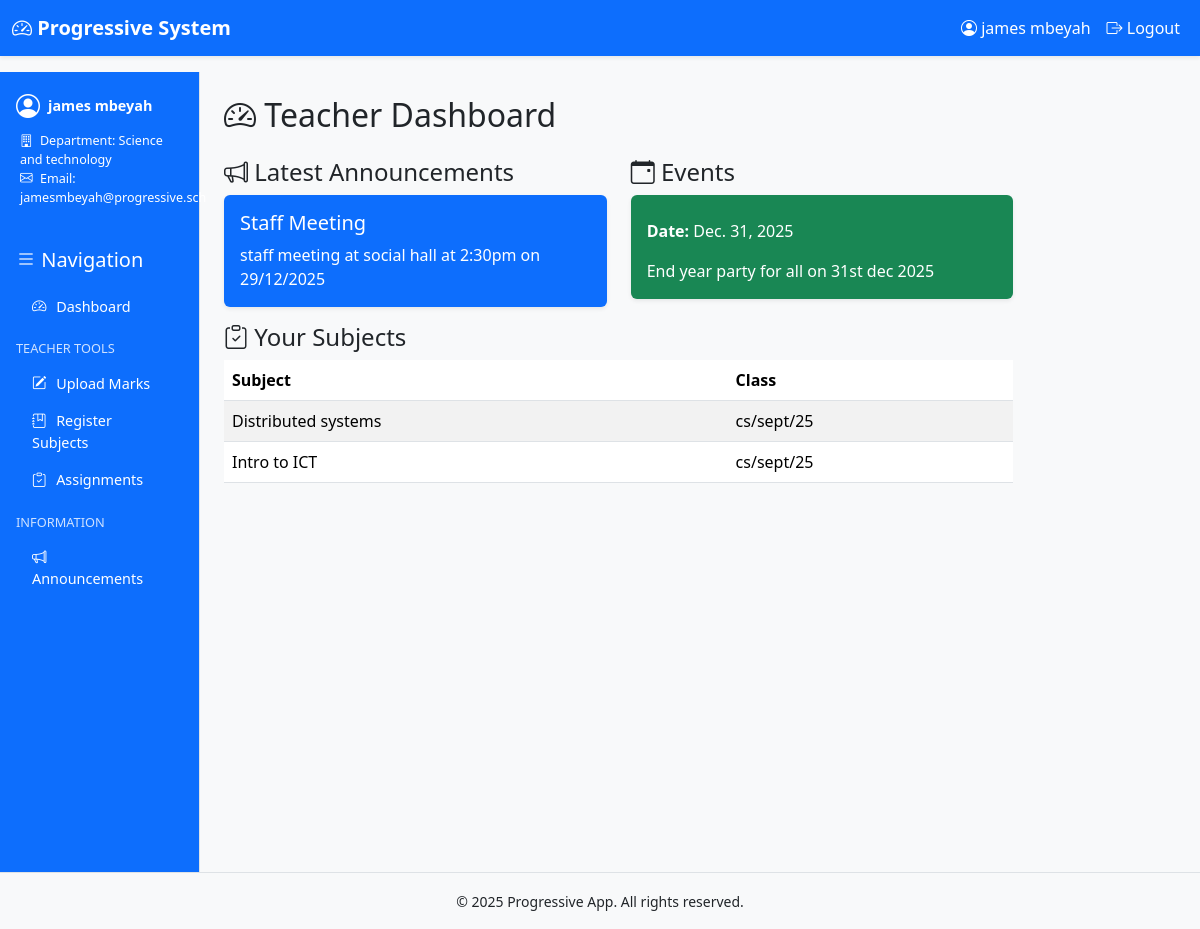
Screenshot of /dashboard/ (signed in) with the database file from the repository.
### progressive_app/models.py (models this page shows, shortened)
class User(AbstractUser):
    ROLE_CHOICES = [
        ("admin", "Admin"),
        ("teacher", "Teacher"),
        ("student", "Student"),
    ]
    role = models.CharField(max_length=20, choices=ROLE_CHOICES)
    admission_number = models.CharField(max_length=20, blank=True, null=True, unique=True)
    department = models.ForeignKey("Department", on_delete=models.SET_NULL, null=True, blank=True)
    course = models.ForeignKey("Course", on_delete=models.SET_NULL, null=True, blank=True)
    school_class = models.ForeignKey("SchoolClass", on_delete=models.SET_NULL, null=True, blank=True)
    semester = models.ForeignKey("Semester", on_delete=models.SET_NULL, null=True, blank=True)

class Department(models.Model):
    name = models.CharField(max_length=100, unique=True)

class Announcement(models.Model):
    VISIBILITY_CHOICES = [
        ("all", "All"),
        ("teacher", "Teacher"),
        ("student", "Student"),
    ]
    title = models.CharField(max_length=200)
    content = models.TextField()
    visibility = models.CharField(max_length=20, choices=VISIBILITY_CHOICES, default="all")
    created_at = models.DateTimeField(auto_now_add=True)

class Event(models.Model):
    VISIBILITY_CHOICES = [
        ("all", "All"),
        ("teacher", "Teacher"),
        ("student", "Student"),
    ]
    title = models.CharField(max_length=200)
    description = models.TextField()
    date = models.DateField()
    visibility = models.CharField(max_length=20, choices=VISIBILITY_CHOICES, default="all")

class TeacherSubject(models.Model):
    teacher = models.ForeignKey(User, on_delete=models.CASCADE, limit_choices_to={"role": "teacher"})
    subject = models.ForeignKey(Subject, on_delete=models.CASCADE)
    school_class = models.ForeignKey(SchoolClass, on_delete=models.CASCADE)

class Subject(models.Model):
    name = models.CharField(max_length=100)
    course = models.ForeignKey(Course, on_delete=models.CASCADE, related_name="subjects")

class SchoolClass(models.Model):
    name = models.CharField(max_length=100)
    course = models.ForeignKey(Course, on_delete=models.CASCADE, related_name="classes")

### progressive_app/views.py (the view, shortened to what this page needs)
# urls.py: path("dashboard/", views.dashboard, name="dashboard"),
@login_required
def dashboard(request):
    user = request.user
    if user.role == "teacher":
        assignments = (
            TeacherSubject.objects.filter(teacher=user)
            .select_related("subject", "school_class")
            .order_by("school_class__name", "subject__name")
        )
        context = {
            "title": "Teacher Dashboard",
            "teacher_subjects": assignments,
            "announcements": Announcement.objects.filter(
                Q(visibility="all") | Q(visibility="teacher")
            ).order_by("-created_at")[:5],
            "events": Event.objects.filter(
                Q(visibility="all") | Q(visibility="teacher")
            ).order_by("-date")[:5],
        }
        return render(request, "dashboards/teacher.html", context)

### progressive_app/templates/dashboards/teacher.html (shortened to what this page needs)
{% extends 'base.html' %}
{% block content %}
<div class="row">
  <div class="col-md-9 col-lg-10">
    <h2 class="mb-4"><i class="bi bi-speedometer2"></i> Teacher Dashboard</h2>
<div class="row mt-4">
  <div class="col-md-6">
    <h4><i class="bi bi-megaphone"></i> Latest Announcements</h4>
    <div class="row">
      {% for announcement in announcements %}
      <div class="col-12 mb-3">
        <div class="card text-white bg-primary shadow-sm h-100">
          <div class="card-body">
            <h5 class="card-title">{{ announcement.title }}</h5>
            <p class="card-text">{{ announcement.content }}</p>
          </div>
        </div>
      </div>
      {% endfor %}
    </div>
  </div>
  <div class="col-md-6">
    <h4><i class="bi bi-calendar-event"></i> Events</h4>
    <div class="row">
      {% for event in events %}
      <div class="col-12 mb-3">
        <div class="card text-white bg-success shadow-sm h-100">
          <div class="card-body">
            <p class="card-text"><strong>Date:</strong> {{ event.date }}</p>
            <p class="card-text">{{ event.description }}</p>
          </div>
        </div>
      </div>
      {% endfor %}
    </div>
  </div>
</div>
    <h4><i class="bi bi-clipboard-check"></i> Your Subjects</h4>
    <table class="table table-striped">
      <thead>
        <tr><th>Subject</th><th>Class</th></tr>
      </thead>
      <tbody>
        {% for ts in teacher_subjects %}
        <tr><td>{{ ts.subject.name }}</td><td>{{ ts.school_class.name }}</td></tr>
        {% empty %}
        <tr><td colspan="2" class="text-muted">No assignments yet.</td></tr>
        {% endfor %}
      </tbody>
    </table>
  </div>
</div>
{% endblock %}

### progressive_app/templates/base.html (shortened to what this page needs)
{% load static %}
<!doctype html>
<html lang="en">
  <head>
    <link href="https://cdn.jsdelivr.net/npm/bootstrap@5.3.2/dist/css/bootstrap.min.css" rel="stylesheet">
    <link href="https://cdn.jsdelivr.net/npm/bootstrap-icons@1.11.1/font/bootstrap-icons.css" rel="stylesheet">
    <link rel="stylesheet" href="{% static 'css/theme.css' %}">
  </head>
<body class="d-flex flex-column min-vh-100">
    <nav class="navbar navbar-expand-lg shadow-sm bg-light">
      <div class="container-fluid">
        <a class="navbar-brand" href="{% url 'progressive_app:dashboard' %}">
          <i class="bi bi-speedometer2"></i> Progressive System
        </a>
        <div class="collapse navbar-collapse" id="navbarNav">
          <ul class="navbar-nav ms-auto">
            {% if user.is_authenticated %}
              <li class="nav-item">
                <span class="nav-link">
                  <i class="bi bi-person-circle"></i> {{ user.first_name }} {{ user.last_name }}
                </span>
              </li>
              <li class="nav-item">
                <a class="nav-link text-warning" href="{% url 'progressive_app:logout' %}">
                  <i class="bi bi-box-arrow-right"></i> Logout
                </a>
              </li>
            {% else %}
              <li class="nav-item">
                <a class="nav-link" href="{% url 'progressive_app:login' %}">
                  <i class="bi bi-box-arrow-in-right"></i> Login
                </a>
              </li>
            {% endif %}
          </ul>
        </div>
      </div>
    </nav>
   <div class="container-fluid flex-grow-1">
      <div class="row min-vh-100">
        <div class="col-md-3 col-lg-2 sidebar bg-primary text-white p-3 d-flex flex-column">
          <div class="profile-box mb-4">
            <div class="d-flex align-items-center mb-2">
              <i class="bi bi-person-circle fs-4 me-2"></i>
              <span class="fw-bold">{{ user.first_name }} {{ user.last_name }}</span>
            </div>
            <ul class="list-unstyled small ms-1">
              {% if user.role == 'student' %}
                <li><i class="bi bi-card-list me-1"></i> Admission: {{ user.admission_number }}</li>
                <li><i class="bi bi-collection me-1"></i> Class: {{ user.school_class.name }}</li>
                <li><i class="bi bi-building me-1"></i> Department: {{ user.department.name }}</li>
                <li><i class="bi bi-journal-bookmark me-1"></i> Course: {{ user.course.name }}</li>
              {% elif user.role == 'teacher' %}
                <li><i class="bi bi-building me-1"></i> Department: {{ user.department.name }}</li>
                <li><i class="bi bi-envelope me-1"></i> Email: {{ user.email }}</li>
              {% elif user.role == 'admin' %}
                <li><i class="bi bi-shield-lock me-1"></i> Role: Admin</li>
                <li><i class="bi bi-envelope me-1"></i> Email: {{ user.email }}</li>
              {% endif %}
            </ul>
          </div>
          <h5 class="mb-3"><i class="bi bi-list"></i> Navigation</h5>
          <div class="list-group list-group-flush flex-grow-1">
            <a href="{% url 'progressive_app:dashboard' %}" class="list-group-item list-group-item-action bg-primary text-white">
              <i class="bi bi-speedometer2"></i> Dashboard
            </a>
            {% if user.role == 'teacher' %}
              <h6 class="mt-3 mb-2">Teacher Tools</h6>
              <a href="{% url 'progressive_app:upload_marks' %}" class="list-group-item bg-primary text-white"><i class="bi bi-pencil-square"></i> Upload Marks</a>
              <a href="{% url 'progressive_app:register_subjects' %}" class="list-group-item bg-primary text-white"><i class="bi bi-journal-bookmark"></i> Register Subjects</a>
              <a href="{% url 'progressive_app:teacher_subjects_manage' %}" class="list-group-item bg-primary text-white"><i class="bi bi-clipboard-check"></i> Assignments</a>
            {% endif %}
            <h6 class="mt-3 mb-2">Information</h6>
            <a href="{% url 'progressive_app:announcements_list' %}" class="list-group-item bg-primary text-white"><i class="bi bi-megaphone"></i> Announcements</a>
          </div>
        </div>
        <main class="col-md-9 col-lg-10 p-4">
          {% block content %}{% endblock %}
        </main>
      </div>
    </div>
    <footer class="bg-light text-center py-3 border-top mt-auto">
      <small>&copy; {% now "Y" %} Progressive App. All rights reserved.</small>
    </footer>
  </body>
</html>

### static/css/theme.css (style rules this page uses)
:root { --prog-blue: #0d6efd; }
.card { border: none; box-shadow: 0 2px 6px rgba(0,0,0,.08); }
a { text-decoration: none; }
body { font-family: "Segoe UI", Roboto, Helvetica, Arial, sans-serif; background-color: #f8f9fa; }
.navbar { background-color: #0d6efd !important; }
.navbar-brand { font-weight: bold; color: #fff !important; }
.navbar .nav-link { color: #fff !important; }
.sidebar { min-height: 100vh; border-right: 1px solid #dee2e6; background-color: #0d6efd; }
.sidebar h5, .sidebar h6 { color: #fff; }
.list-group-item { background-color: #0d6efd; color: #fff; border: none; }
.list-group-item i { margin-right: 6px; }
.sidebar { font-size: 0.9rem; }
.sidebar .list-group-item { background-color: #0d6efd; color: #fff; border: none; }
.sidebar h6 { font-size: 0.8rem; text-transform: uppercase; margin-top: 1rem; margin-bottom: 0.5rem; color: #cfe2ff; }

### rows the page displays
User: first_name "james", last_name "mbeyah", department.name "Science and technology", email "jamesmbeyah@progressive.sch"
Announcement: title "Staff Meeting", content "staff meeting at social hall at 2:30pm on 29/12/2025"
Event: date "Dec. 31, 2025", description "End year party for all on 31st dec 2025"
TeacherSubject: subject.name "Distributed systems", school_class.name "cs/sept/25"
TeacherSubject: subject.name "Intro to ICT", school_class.name "cs/sept/25"
